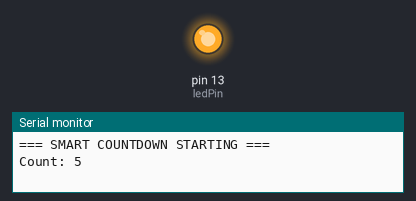
The sketch below on a simulated Arduino Uno, built with avr-gcc and run on an emulated ATmega328P. Parts: output pins drawn as LEDs (lit = HIGH), the last lines printed to the serial monitor.

Above: at 0.1 s.
At 9.9 s:
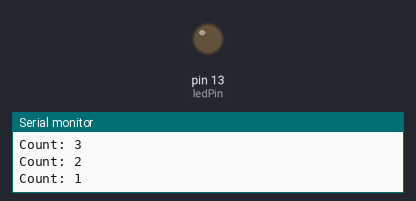
Timing chart, 0 to 11.4 s (numbered marks = the images above):
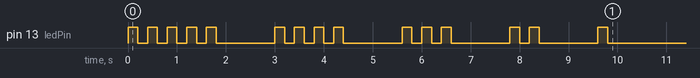

The sketch:

AssignmentTask1.ino
```cpp
int startValue = 5;
int ledPin = 13;

void flashLED(int times){
  int count = 0;
  while (count < times){
  digitalWrite(ledPin, HIGH); delay(200);
  digitalWrite(ledPin, LOW); delay(200);
  count ++;}
}

void setup(){
  pinMode(ledPin, OUTPUT);
  Serial.begin(9600);

  Serial.println("=== SMART COUNTDOWN STARTING ===");

  int count = startValue;   //start the counter at 5

  while(count > 0) {
    Serial.print("Count: ");
    Serial.println(count);

    flashLED(count);

  delay(1000);
    count = count - 1;
    }

  Serial.println("===COUNTDOWN COMPLETE===");

  }
void loop(){
  //Empty - countdown only runs once in setup()
  }
```
